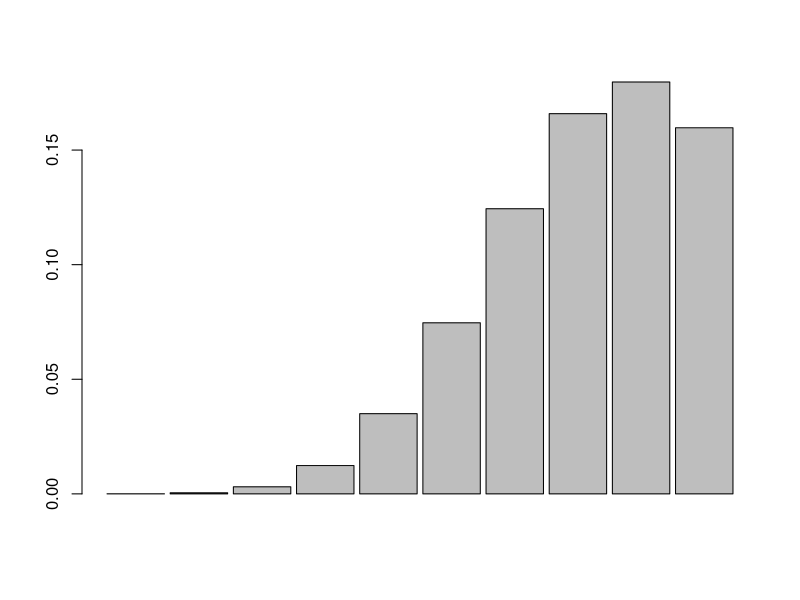
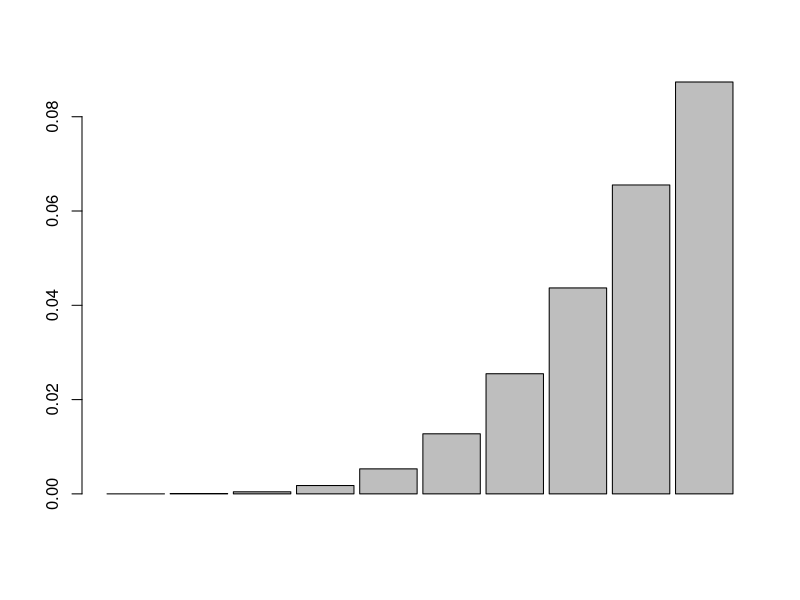
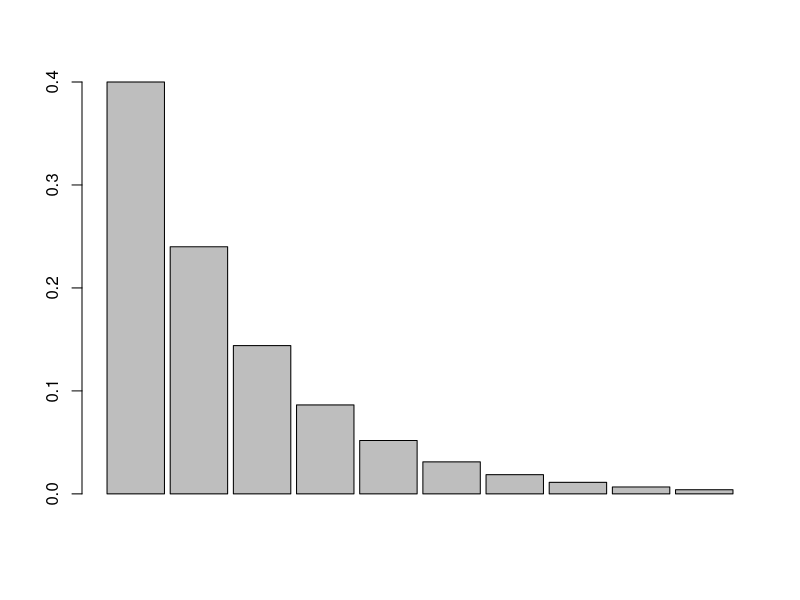

These figures' R source, in order:
## A.1

n=20
k=10
x=seq(0,k-1,1)
p=0.4
barplot(dbinom(x,n,p),space=0.1)
barplot(dpois(x,12),space=0.1)
barplot(dgeom(x,0.4),space=0.1)

## A.2

mase_studenti = c(82, 72, 82, 78, 76, 84, 84, 82, 87, 80, 81, 69, 73, 79, 79, 75, 68, 80, 74, 68, 77, 80, 78, 81, 76, 75, 70, 76, 78, 82, 72, 78, 86, 79, 91, 70, 84, 73, 69, 70, 83, 76, 47, 67, 76)

mean(mase_studenti)  #media
median(mase_studenti) #mediana
sd(mase_studenti)  #deviatia standard
min(mase_studenti) #minim
max(mase_studenti) #maxim
summary(mase_studenti) #quantile
as.vector(quantile(mase_studenti))[2] #Q1
as.vector(quantile(mase_studenti))[4] #Q3

valori_aberante = function(x)
{
  m = mean(x);
  s = sd(x);
  v = vector();
  j = 0;
  stanga = m - 2*s;
  dreapta = m + 2*s;
  for(i in 1:length(x))
  {
    if(x[i] < stanga | x[i] > dreapta)
    {
      j = j + 1;
      v[j]=x[i];
    }
  }
  print(v);
}

valori_aberante(mase_studenti)


